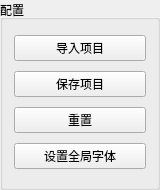
     <widget class="QGroupBox" name="groupBox_3">
      <property name="geometry">
       <rect>
        <x>44</x>
        <y>42</y>
        <width>160</width>
        <height>190</height>
       </rect>
      </property>
      <property name="title">
       <string>配置</string>
      </property>
      <layout class="QVBoxLayout" name="verticalLayout_15">
       <item>
        <widget class="QPushButton" name="ImportSettings_FF">
         <property name="statusTip">
          <string>load</string>
         </property>
         <property name="text">
          <string>导入项目</string>
         </property>
         <property name="shortcut">
          <string>Ctrl+L</string>
         </property>
        </widget>
       </item>
       <item>
        <widget class="QPushButton" name="SaveSettings_FF">
         <property name="statusTip">
          <string>save</string>
         </property>
         <property name="text">
          <string>保存项目</string>
         </property>
         <property name="shortcut">
          <string>Ctrl+S</string>
         </property>
        </widget>
       </item>
       <item>
        <widget class="QPushButton" name="test_button">
         <property name="statusTip">
          <string>reset</string>
         </property>
         <property name="text">
          <string>重置</string>
         </property>
        </widget>
       </item>
       <item>
        <widget class="QPushButton" name="btn_set_font">
         <property name="text">
          <string>设置全局字体</string>
         </property>
        </widget>
       </item>
      </layout>
     </widget>
